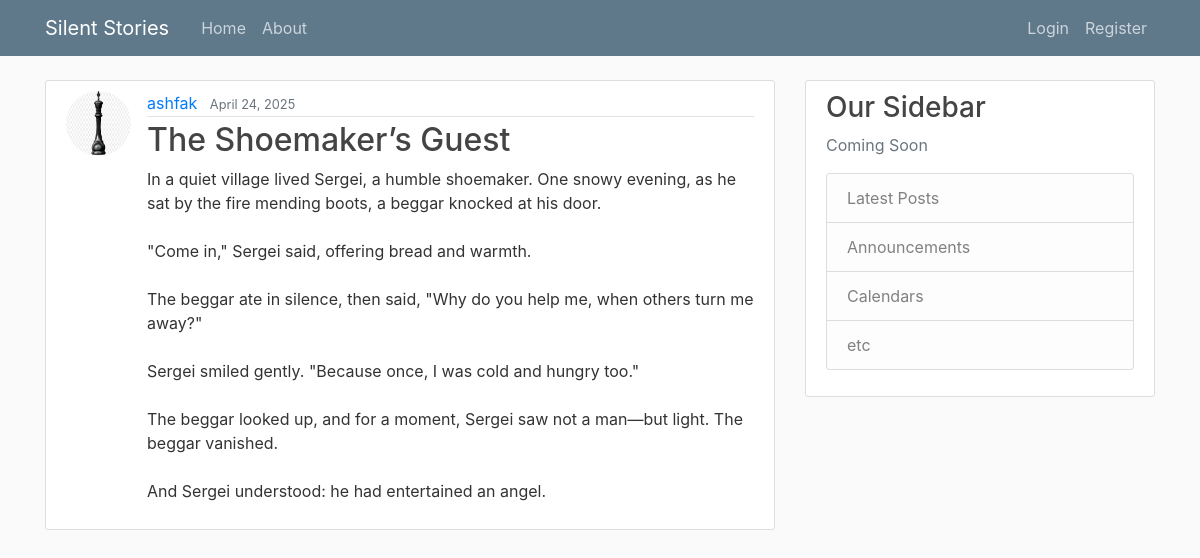
The page /post/73/ on the database its author committed.
### blog/models.py (models this page shows, shortened)
class Post(models.Model):
    title=models.CharField(max_length=100)
    content=models.TextField(max_length=500)
    date_posted=models.DateTimeField(default=timezone.now)
    author= models.ForeignKey(User, on_delete=models.CASCADE)

### user/models.py (models this page shows, shortened)
class Profile(models.Model):
    user = models.OneToOneField(User, on_delete=models.CASCADE)
    image = models.ImageField(default='default.png', upload_to='profile_pics')

### blog/views.py (the view)
# urls.py: path('post/<int:pk>/', PostDetailView.as_view(), name="post-detail"),
class PostDetailView(DetailView):
    model=Post

### blog/templates/blog/post_detail.html (shortened to what this page needs)
{% extends "blog/base.html" %}
{% block content %}
  <article class="media content-section">
    <img class="rounded-circle article-img" src="{{ object.author.profile.image.url }}">
    <div class="media-body">
      <div class="article-metadata">
        <a class="mr-2" href="{% url 'user-posts' object.author.username %}">{{ object.author }}</a>
        <small class="text-muted">{{ object.date_posted|date:"F d, Y" }}</small>
      </div>
      <h2 class="article-title">{{ object.title }}</h2>
      <p class="article-content">{{ object.content }}</p>
    </div>
  </article>
{% endblock content %}

### blog/static/blog/main.css (style rules this page uses)
body { background: #fafafa; color: #333333; margin-top: 5rem; }
h1, h2, h3, h4, h5, h6 { color: #444444; }
.content-section { background: #ffffff; padding: 10px 20px; border: 1px solid #dddddd; border-radius: 3px; margin-bottom: 20px; }
.article-title { color: #444444; }
.article-content { white-space: pre-line; }
.article-img { height: 65px; width: 65px; margin-right: 16px; }
.article-metadata { padding-bottom: 1px; margin-bottom: 4px; border-bottom: 1px solid #e3e3e3 }

### rows shown on the page
Post: author.profile.image (picture), author "ashfak", date_posted "April 24, 2025", title "The Shoemaker’s Guest", content "In a quiet village lived Sergei, a humble shoemaker. One snowy evening, as he sat by the fire mending boots, a beggar knocked at his door. \"Come in,\" Sergei said, offering bread and warmth. The beggar ate in silence, then said, \"Why do you help me, when others turn me away?\" Sergei smiled gently. \"Because once, I was cold and hungry too.\" The beggar looked up, and for a moment, Sergei saw not a man—but light. The beggar vanished. And Sergei understood: he had entertained an angel."
